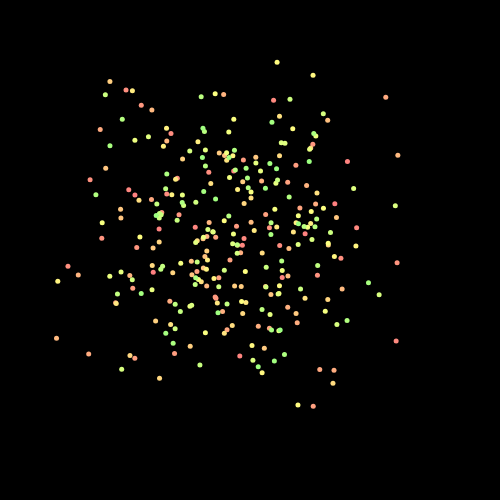
Frame 1 (no input)
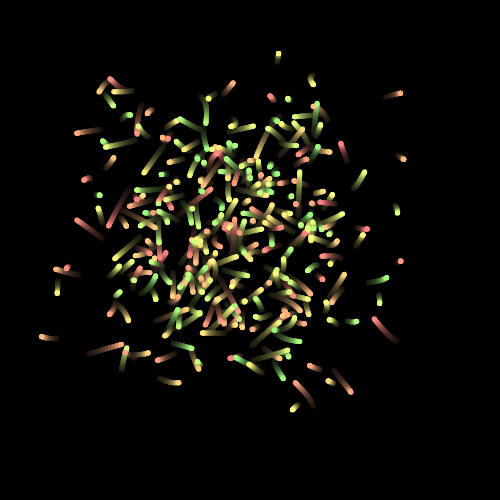
Frame 60 (no input)
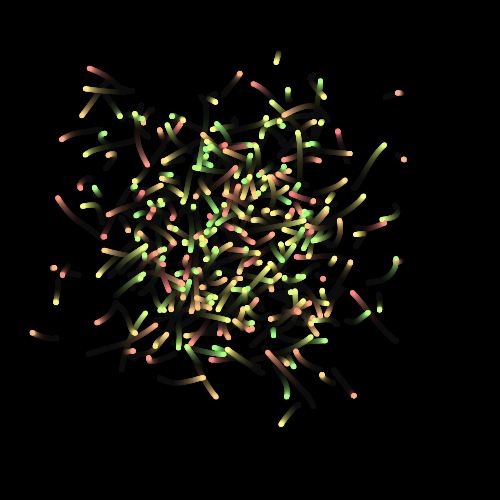
Frame 120 (the mouse pressed at the canvas centre since frame 60)

The p5.js sketch that drew these frames (run headless with seeded random() and noise() and a simulated clock; from frame 60 on, the mouse is pressed at the canvas centre):

// p5.js sketch
// ── sketch.js
/** 
  * from http://joyofprocessing.com/showexample.php?ex=noise_loop
**/  

var frequency;

// Using an irrational number like PI (as opposed to an integer) prevents obvious pulsing
var noiseInterval;

// Due to noise's grid-like structure. To see what I mean, try using a value of 2,
// instead of PI.
function setup() {
  initializeFields();
  createCanvas(500, 500);
  smooth();
  background(0);
  noStroke();
  fill(color(0xff, 0xff, 0xff));
  colorMode(HSB, 1);
}

function draw() {
  colorMode(RGB, 256);
  fill(0, 0, 0, 10);
  rect(0, 0, width, height);
  noStroke();
  colorMode(HSB, 1);
  for (var i = 0; i < 300; ++i) {
    var x = map(
      noise(i * noiseInterval + frameCount * frequency),
      0,
      1,
      0,
      width
    );
    var y = map(
      noise(i * noiseInterval + 1 + frameCount * frequency),
      0,
      1,
      0,
      height
    );
    fill(i / 1000.0, 0.5, 1);
    ellipse(x, y, 5, 5);
  }
}

function initializeFields() {
  frequency = 0.001;
  noiseInterval = PI;
}
